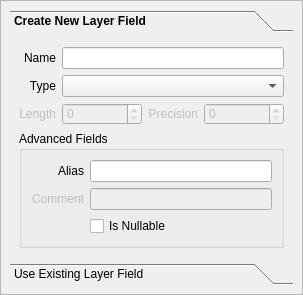
<?xml version="1.0" encoding="UTF-8"?>
<ui version="4.0">
 <class>QgsFieldDefinitionWidgetBase</class>
 <widget class="QWidget" name="QgsFieldDefinitionWidgetBase">
  <property name="geometry">
   <rect>
    <x>0</x>
    <y>0</y>
    <width>303</width>
    <height>346</height>
   </rect>
  </property>
  <property name="sizePolicy">
   <sizepolicy hsizetype="Preferred" vsizetype="Fixed">
    <horstretch>0</horstretch>
    <verstretch>0</verstretch>
   </sizepolicy>
  </property>
  <property name="styleSheet">
   <string notr="true">QToolBox::tab:selected {
    font-weight: bold;
}</string>
  </property>
  <layout class="QVBoxLayout" name="verticalLayout_2">
   <property name="sizeConstraint">
    <enum>QLayout::SetMinAndMaxSize</enum>
   </property>
   <property name="leftMargin">
    <number>0</number>
   </property>
   <property name="topMargin">
    <number>0</number>
   </property>
   <property name="rightMargin">
    <number>0</number>
   </property>
   <property name="bottomMargin">
    <number>0</number>
   </property>
   <item>
    <widget class="QFrame" name="mFrame">
     <property name="sizePolicy">
      <sizepolicy hsizetype="Preferred" vsizetype="Fixed">
       <horstretch>0</horstretch>
       <verstretch>0</verstretch>
      </sizepolicy>
     </property>
     <property name="frameShape">
      <enum>QFrame::StyledPanel</enum>
     </property>
     <layout class="QVBoxLayout" name="verticalLayout">
      <item>
       <widget class="QToolBox" name="mChooseFieldToolBox">
        <property name="sizePolicy">
         <sizepolicy hsizetype="MinimumExpanding" vsizetype="MinimumExpanding">
          <horstretch>0</horstretch>
          <verstretch>0</verstretch>
         </sizepolicy>
        </property>
        <property name="currentIndex">
         <number>0</number>
        </property>
        <widget class="QWidget" name="mNewFieldPage">
         <property name="geometry">
          <rect>
           <x>0</x>
           <y>0</y>
           <width>287</width>
           <height>266</height>
          </rect>
         </property>
         <property name="sizePolicy">
          <sizepolicy hsizetype="MinimumExpanding" vsizetype="Fixed">
           <horstretch>0</horstretch>
           <verstretch>0</verstretch>
          </sizepolicy>
         </property>
         <attribute name="label">
          <string>Create New Layer Field</string>
         </attribute>
         <layout class="QGridLayout" name="gridLayout" columnstretch="0,1,0,1">
          <item row="0" column="1" colspan="3">
           <widget class="QLineEdit" name="mFieldNameLineEdit"/>
          </item>
          <item row="2" column="1">
           <widget class="QgsSpinBox" name="mLengthSpinBox">
            <property name="enabled">
             <bool>false</bool>
            </property>
           </widget>
          </item>
          <item row="0" column="0">
           <widget class="QLabel" name="mFieldNameLabel">
            <property name="text">
             <string>Name</string>
            </property>
            <property name="alignment">
             <set>Qt::AlignRight|Qt::AlignTrailing|Qt::AlignVCenter</set>
            </property>
           </widget>
          </item>
          <item row="2" column="3">
           <widget class="QgsSpinBox" name="mPrecisionSpinBox">
            <property name="enabled">
             <bool>false</bool>
            </property>
           </widget>
          </item>
          <item row="1" column="0">
           <widget class="QLabel" name="mTypeLabel">
            <property name="text">
             <string>Type</string>
            </property>
            <property name="alignment">
             <set>Qt::AlignRight|Qt::AlignTrailing|Qt::AlignVCenter</set>
            </property>
           </widget>
          </item>
          <item row="2" column="0">
           <widget class="QLabel" name="mLengthLabel">
            <property name="enabled">
             <bool>false</bool>
            </property>
            <property name="text">
             <string>Length</string>
            </property>
            <property name="alignment">
             <set>Qt::AlignRight|Qt::AlignTrailing|Qt::AlignVCenter</set>
            </property>
           </widget>
          </item>
          <item row="1" column="1" colspan="3">
           <widget class="QComboBox" name="mTypeCmb"/>
          </item>
          <item row="2" column="2">
           <widget class="QLabel" name="mPrecisionLabel">
            <property name="enabled">
             <bool>false</bool>
            </property>
            <property name="text">
             <string>Precision</string>
            </property>
            <property name="alignment">
             <set>Qt::AlignRight|Qt::AlignTrailing|Qt::AlignVCenter</set>
            </property>
           </widget>
          </item>
          <item row="3" column="0" colspan="4">
           <widget class="QgsCollapsibleGroupBox" name="mAdvancedGroup">
            <property name="sizePolicy">
             <sizepolicy hsizetype="Preferred" vsizetype="Fixed">
              <horstretch>0</horstretch>
              <verstretch>0</verstretch>
             </sizepolicy>
            </property>
            <property name="title">
             <string>Advanced Fields</string>
            </property>
            <property name="saveCheckedState">
             <bool>true</bool>
            </property>
            <layout class="QGridLayout" name="gridLayout" columnstretch="0,1">
             <item row="0" column="0">
              <widget class="QLabel" name="mAliasLabel">
               <property name="text">
                <string>Alias</string>
               </property>
               <property name="alignment">
                <set>Qt::AlignRight|Qt::AlignTrailing|Qt::AlignVCenter</set>
               </property>
              </widget>
             </item>
             <item row="1" column="1">
              <widget class="QLineEdit" name="mCommentLineEdit">
               <property name="enabled">
                <bool>false</bool>
               </property>
              </widget>
             </item>
             <item row="0" column="1">
              <widget class="QLineEdit" name="mAliasLineEdit">
               <property name="toolTip">
                <string>Leave empty to use the field name</string>
               </property>
              </widget>
             </item>
             <item row="1" column="0">
              <widget class="QLabel" name="mCommentLabel">
               <property name="enabled">
                <bool>false</bool>
               </property>
               <property name="text">
                <string>Comment</string>
               </property>
               <property name="alignment">
                <set>Qt::AlignRight|Qt::AlignTrailing|Qt::AlignVCenter</set>
               </property>
              </widget>
             </item>
             <item row="2" column="1">
              <widget class="QCheckBox" name="mIsNullableCheckBox">
               <property name="text">
                <string>Is Nullable</string>
               </property>
              </widget>
             </item>
            </layout>
           </widget>
          </item>
         </layout>
        </widget>
        <widget class="QWidget" name="mExistingFieldPage">
         <property name="geometry">
          <rect>
           <x>0</x>
           <y>0</y>
           <width>266</width>
           <height>44</height>
          </rect>
         </property>
         <property name="sizePolicy">
          <sizepolicy hsizetype="Preferred" vsizetype="Fixed">
           <horstretch>0</horstretch>
           <verstretch>0</verstretch>
          </sizepolicy>
         </property>
         <attribute name="label">
          <string>Use Existing Layer Field</string>
         </attribute>
         <layout class="QGridLayout" name="gridLayout" columnstretch="0,1">
          <item row="0" column="1">
           <widget class="QgsFieldComboBox" name="mExistingLayerFieldCmb"/>
          </item>
          <item row="0" column="0">
           <widget class="QLabel" name="mExistingLayerFieldLabel">
            <property name="text">
             <string>Field</string>
            </property>
           </widget>
          </item>
         </layout>
        </widget>
       </widget>
      </item>
     </layout>
    </widget>
   </item>
  </layout>
 </widget>
 <customwidgets>
  <customwidget>
   <class>QgsCollapsibleGroupBox</class>
   <extends>QGroupBox</extends>
   <header>qgscollapsiblegroupbox.h</header>
   <container>1</container>
  </customwidget>
  <customwidget>
   <class>QgsFieldComboBox</class>
   <extends>QComboBox</extends>
   <header>qgsfieldcombobox.h</header>
  </customwidget>
  <customwidget>
   <class>QgsSpinBox</class>
   <extends>QSpinBox</extends>
   <header>qgsspinbox.h</header>
  </customwidget>
 </customwidgets>
 <resources/>
 <connections/>
</ui>
